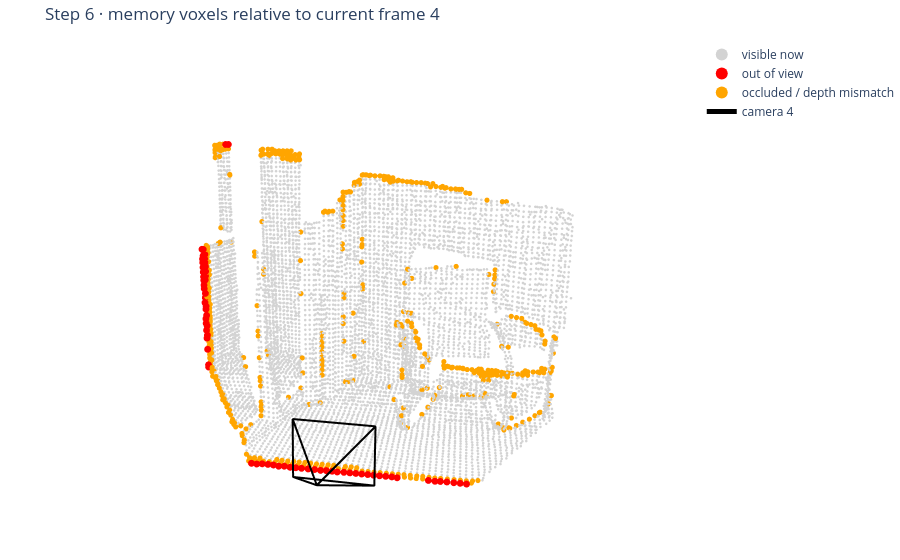

Notebook code cell kept with this figure:
### Markdown cell above
## Step 6 · 当前视角下的覆盖统计

以第 4 帧为当前视角，把记忆中的每个体素分成三类，并统计当前帧中的“新观察”：

| 类别 | 含义 |
|---|---|
| visible now | 记忆中有，当前画面里也看得到 |
| out of view | 记忆中有，但在当前画面外（历史证据） |
| occluded / depth mismatch | 投影在画面内，但深度对不上或缺失：真遮挡；当前帧该像素没有有效深度（右侧和底部的无效深度带）；体素平均位置落在前后两个表面之间（轮廓）；深度噪声 |
| new in current | 当前帧看到、但记忆中从未观察过的位置 |

因为相机移动很小，预计 out of view 只是第 0 帧上、左、下边缘的窄条。new in current 中真正的新内容是第 4 帧右边缘新露出的部分；零散分布在窗帘、窗户和椅子轮廓上的点，多半是深度噪声让采样落进了相邻的空体素，不是新物体。

### Code cell
cov = coverage(memory, current, observations[CURRENT_FRAME], DEPTH_TOL_M)
coverage_counts = {"visible now": int(cov.visible_now.sum()), "out of view": int(cov.out_of_view.sum()),
                   "occluded / depth mismatch": int(cov.occluded.sum())}
display(pd.DataFrame({"voxels": coverage_counts,
                      "share": {k: f"{v / memory.n_voxels:.1%}" for k, v in coverage_counts.items()}}))
n_current = len(observations[CURRENT_FRAME].xyz)
print(f"new in current frame: {int(cov.new_in_current.sum())} of {n_current} samples "
      f"({cov.new_in_current.mean():.1%}) fall in voxels the memory never observed")

fig = scene_figure(
    [points_trace(memory.xyz[cov.visible_now], "lightgrey", name="visible now", size=1.5),
     points_trace(memory.xyz[cov.out_of_view], "red", name="out of view", size=4),
     points_trace(memory.xyz[cov.occluded], "orange", name="occluded / depth mismatch", size=3),
     frustum_trace(current, "black")],
    f"Step 6 · memory voxels relative to current frame {CURRENT_FRAME}")
save_html(fig, OUT / "step6_coverage.html")
fig.show()

uv_out, _, inside_out = project(memory.xyz[cov.out_of_view], frames[0])
current_obs = observations[CURRENT_FRAME]
uv_new, _, inside_new = project(current_obs.xyz[cov.new_in_current], current)
fig, axes = image_row([frames[0].rgb, current.rgb],
                      ["out-of-view memory (red), drawn in frame 0", f"new in frame {CURRENT_FRAME} (cyan)"])
axes[0].scatter(uv_out[inside_out, 0], uv_out[inside_out, 1], s=3, c="red")
axes[1].scatter(uv_new[inside_new, 0], uv_new[inside_new, 1], s=3, c="cyan")
fig.savefig(OUT / "step6_coverage.png", dpi=80)
plt.show()

### Figure 1 — Plotly figure (JSON) as saved in the notebook; plotly's stock layout.template omitted (floating-point values rounded to 4 significant figures; data arrays with more than 128 entries replaced by an {"elided": "..."} marker saying what was removed)
{"data": [{"marker": {"color": "lightgrey", "size": 1.5}, "mode": "markers", "name": "visible now", "type": "scatter3d", "visible": true, "x": {"elided": "7992 float values"}, "y": {"elided": "7992 float values"}, "z": {"elided": "7992 float values"}}, {"marker": {"color": "red", "size": 4}, "mode": "markers", "name": "out of view", "type": "scatter3d", "visible": true, "x": [0.7077, 0.7045, 0.7112, 0.7146, 0.7077, 0.7113, 0.7077, 0.7122, 0.7077, 0.7135, 0.7077, 0.7135, 0.7077, 0.7106, 0.7077, 0.7065, 0.7077, 0.7077, 0.7129, 0.7112, 0.7077, 0.7129, 0.7112, 0.7129, 0.7077, 0.7077, 0.7129, 0.7077, 0.7112, 0.7077, 0.7077, 0.7077, 0.7077, 0.73, 0.7502, 1.425, 1.456, 1.485, 1.515, 1.544, 1.573, 1.602, 1.633, 1.661, 1.691, 1.725, 1.758, 1.789, 1.818, 1.848, 1.874, 1.908, 1.937, 1.967, 1.997, 2.027, 2.057, 2.086, 2.117, 2.146, 2.173, 2.324, 2.356, 2.382, 2.413, 2.446, 2.476, 2.506], "y": [1.537, 1.544, 1.583, 1.577, 1.604, 1.606, 1.629, 1.633, 1.662, 1.662, 1.695, 1.696, 1.728, 1.726, 1.753, 1.756, 1.786, 1.811, 1.846, 1.876, 1.911, 1.937, 1.959, 2.003, 2.027, 2.06, 2.078, 2.11, 2.147, 2.168, 2.251, 2.367, 2.384, 0.8512, 0.8512, 2.422, 2.419, 2.416, 2.416, 2.416, 2.418, 2.416, 2.417, 2.419, 2.419, 2.418, 2.419, 2.42, 2.419, 2.418, 2.42, 2.419, 2.419, 2.42, 2.418, 2.419, 2.418, 2.417, 2.419, 2.419, 2.418, 2.417, 2.42, 2.419, 2.42, 2.42, 2.42, 2.417], "z": [1.878, 1.906, 1.882, 1.905, 1.878, 1.907, 1.878, 1.905, 1.878, 1.904, 1.878, 1.904, 1.878, 1.905, 1.878, 1.907, 1.878, 1.878, 1.882, 1.88, 1.878, 1.881, 1.88, 1.881, 1.878, 1.878, 1.88, 1.878, 1.879, 1.878, 1.878, 1.878, 1.878, 2.351, 2.351, 0.6875, 0.68, 0.682, 0.6813, 0.6801, 0.677, 0.6797, 0.676, 0.6805, 0.679, 0.6782, 0.6797, 0.6788, 0.6805, 0.678, 0.6782, 0.679, 0.6797, 0.6812, 0.678, 0.6807, 0.677, 0.676, 0.679, 0.679, 0.6746, 0.676, 0.6782, 0.68, 0.6828, 0.6812, 0.682, 0.6746]}, {"marker": {"color": "orange", "size": 3}, "mode": "markers", "name": "occluded / depth mismatch", "type": "scatter3d", "visible": true, "x": {"elided": "533 float values"}, "y": {"elided": "533 float values"}, "z": {"elided": "533 float values"}}, {"line": {"color": "black", "width": 4}, "mode": "lines", "name": "camera 4", "type": "scatter3d", "x": [2.001, 1.853, 2.158, 2.001, 2.158, 1.853, 2.001, 1.853, 1.853, 2.158, 2.158], "y": [1.905, 1.803, 1.803, 1.905, 2.031, 2.031, 1.905, 1.803, 2.031, 2.031, 1.803], "z": [-0.3054, -0.04759, -0.05281, -0.3054, -0.0639, -0.05868, -0.3054, -0.04759, -0.05868, -0.0639, -0.05281]}], "layout": {"height": 560, "legend": {"itemsizing": "constant"}, "margin": {"b": 0, "l": 0, "r": 0, "t": 40}, "scene": {"aspectmode": "data", "camera": {"eye": {"x": 0.25, "y": -0.35, "z": -1.35}, "up": {"x": 0, "y": -1, "z": 0}}, "xaxis": {"visible": false}, "yaxis": {"visible": false}, "zaxis": {"visible": false}}, "title": {"text": "Step 6 · memory voxels relative to current frame 4"}}}
